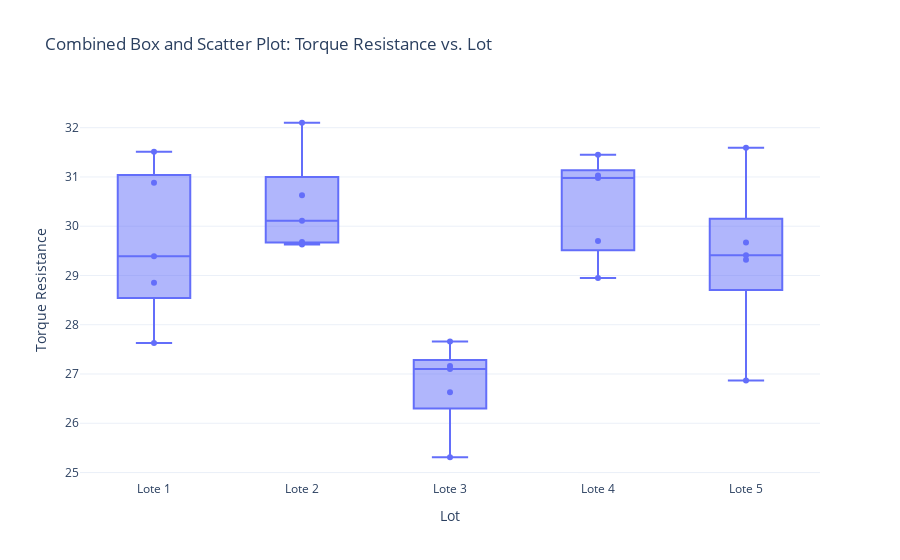

The notebook cell this image was saved under:
### Code cell
# Combinar ambas gráficas en una sola figura
fig = go.Figure(data=fig_box.data + fig_scatter.data)
fig.update_layout(
    xaxis_title="Lot",
    yaxis_title="Torque Resistance",
    template="plotly_white",
    title="Combined Box and Scatter Plot: Torque Resistance vs. Lot"
)

fig.show()

### Figure 1 — Plotly figure (JSON) as saved in the notebook; plotly's stock layout.template omitted (floating-point values rounded to 4 significant figures)
{"data": [{"alignmentgroup": "True", "hovertemplate": "Lote=%{x}<br>Resistencia=%{y}<extra></extra>", "legendgroup": "", "marker": {"color": "#636efa"}, "name": "", "notched": false, "offsetgroup": "", "orientation": "v", "showlegend": false, "type": "box", "x": ["Lote 1", "Lote 1", "Lote 1", "Lote 1", "Lote 1", "Lote 2", "Lote 2", "Lote 2", "Lote 2", "Lote 2", "Lote 3", "Lote 3", "Lote 3", "Lote 3", "Lote 3", "Lote 4", "Lote 4", "Lote 4", "Lote 4", "Lote 4", "Lote 5", "Lote 5", "Lote 5", "Lote 5", "Lote 5"], "x0": " ", "xaxis": "x", "y": [29.39, 31.51, 30.88, 27.63, 28.85, 30.63, 32.1, 30.11, 29.63, 29.68, 27.16, 26.63, 25.31, 27.66, 27.1, 31.03, 30.98, 28.95, 31.45, 29.7, 29.67, 29.32, 26.87, 31.59, 29.41], "y0": " ", "yaxis": "y"}, {"hovertemplate": "Lote=%{x}<br>Resistencia=%{y}<extra></extra>", "legendgroup": "", "marker": {"color": "#636efa", "symbol": "circle"}, "mode": "markers", "name": "", "orientation": "v", "showlegend": false, "type": "scatter", "x": ["Lote 1", "Lote 1", "Lote 1", "Lote 1", "Lote 1", "Lote 2", "Lote 2", "Lote 2", "Lote 2", "Lote 2", "Lote 3", "Lote 3", "Lote 3", "Lote 3", "Lote 3", "Lote 4", "Lote 4", "Lote 4", "Lote 4", "Lote 4", "Lote 5", "Lote 5", "Lote 5", "Lote 5", "Lote 5"], "xaxis": "x", "y": [29.39, 31.51, 30.88, 27.63, 28.85, 30.63, 32.1, 30.11, 29.63, 29.68, 27.16, 26.63, 25.31, 27.66, 27.1, 31.03, 30.98, 28.95, 31.45, 29.7, 29.67, 29.32, 26.87, 31.59, 29.41], "yaxis": "y"}], "layout": {"title": {"text": "Combined Box and Scatter Plot: Torque Resistance vs. Lot"}, "xaxis": {"title": {"text": "Lot"}}, "yaxis": {"title": {"text": "Torque Resistance"}}}}
